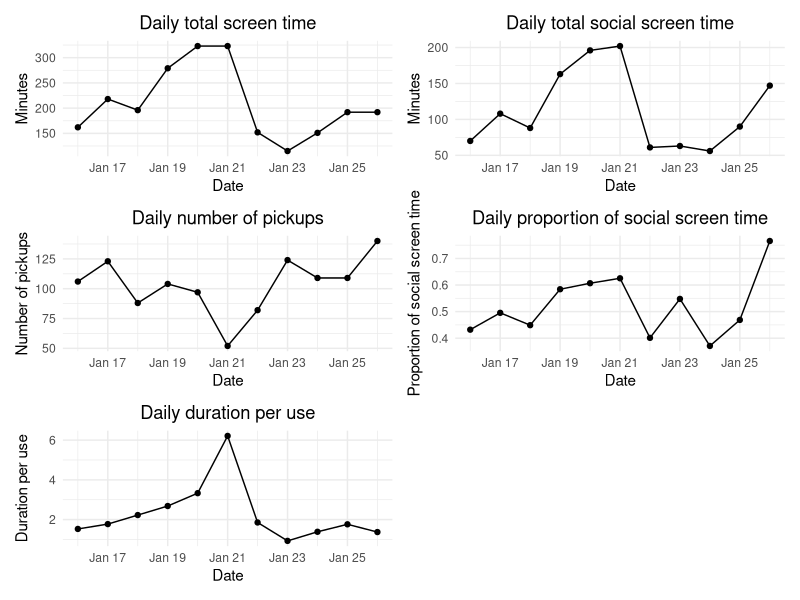
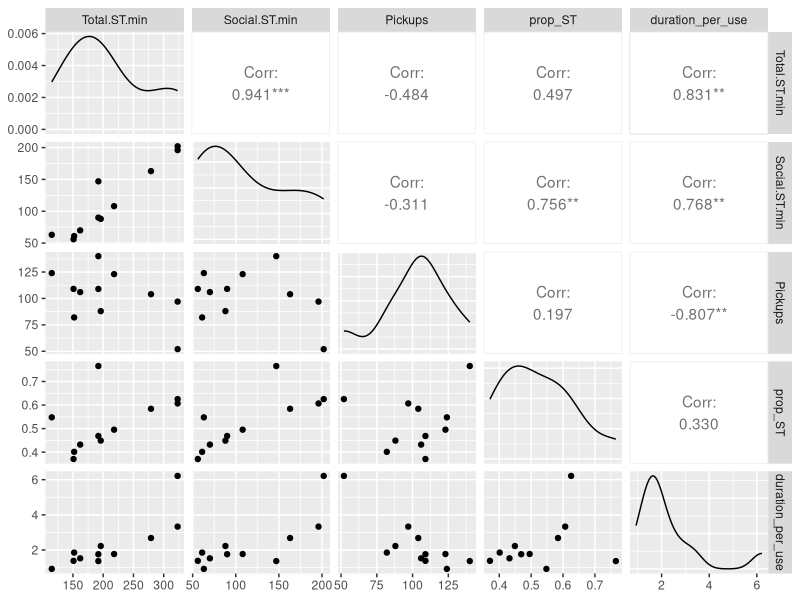
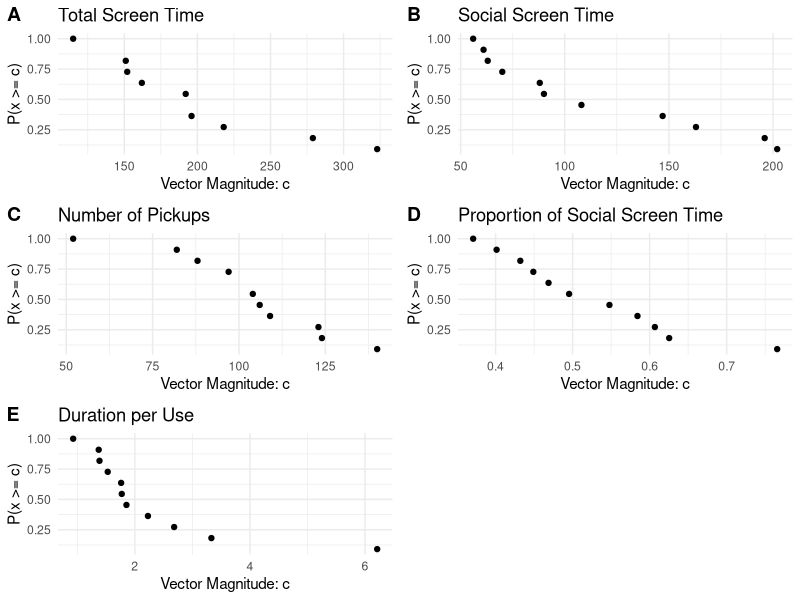
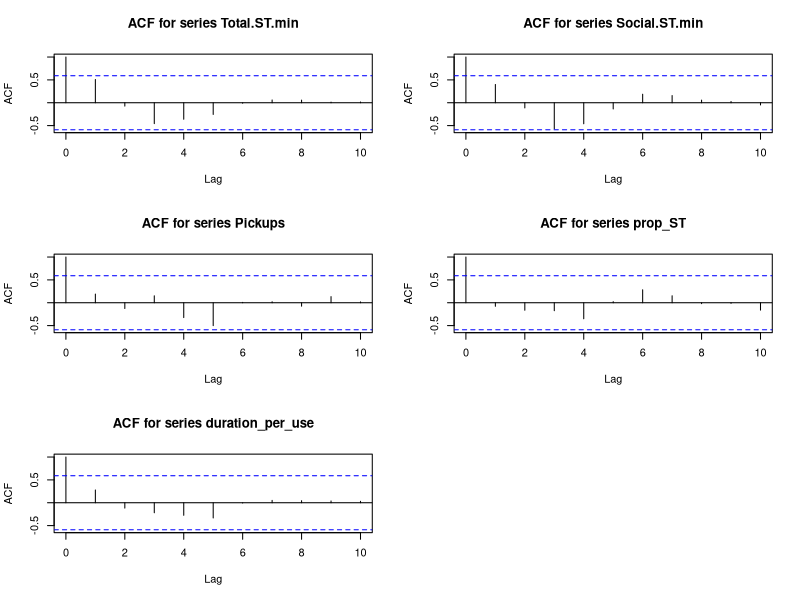
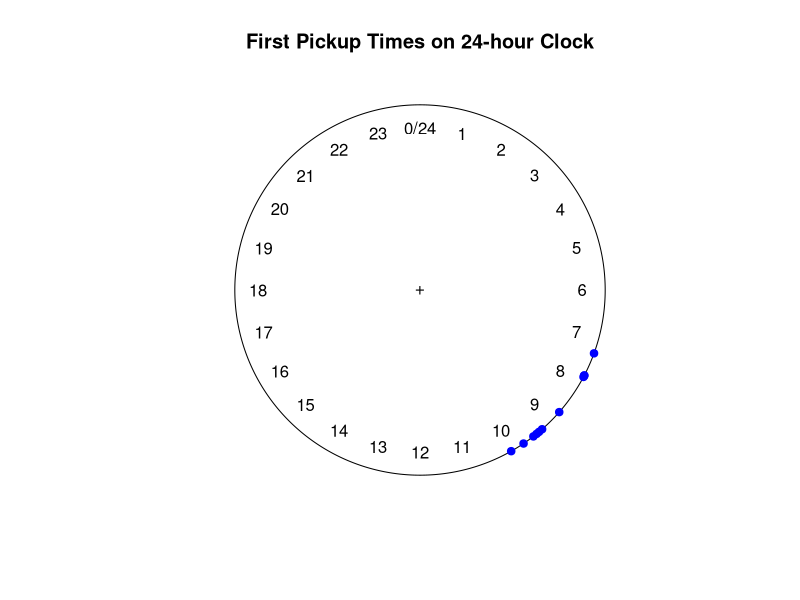
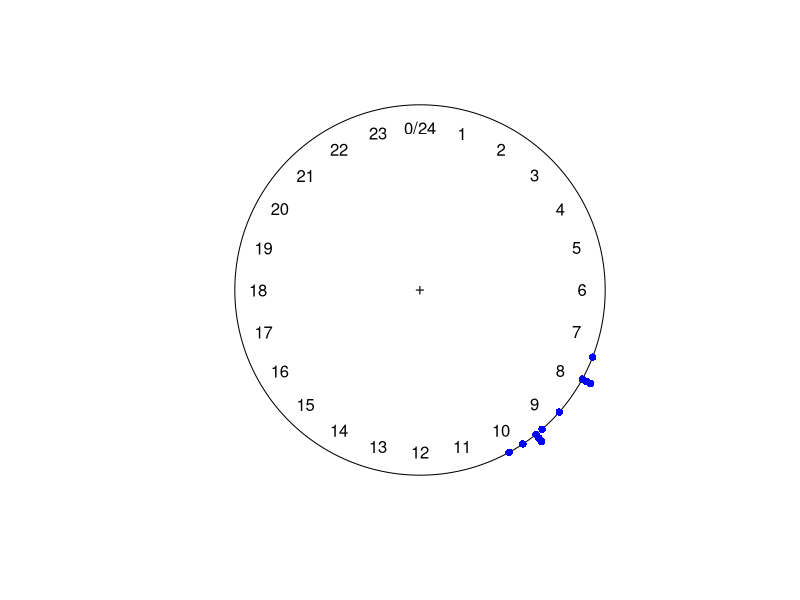

Recreate these plots in R, in order.
## ---- chunk 1
knitr::opts_chunk$set(echo = TRUE)
## ---- chunk 2
setwd("/home/chenggg/BIOSTAT620")
Sys.setlocale("LC_TIME", "en_US.UTF-8")
rm(list = ls())
gc()
## ---- chunk 3
library(readxl)
library(dplyr)
library(ggplot2)
library(lubridate)
library(reshape2)
df <- read_excel("ScreenTime.xlsx")
df <- df[c(1:11), ]
df$Pickup.1st_EST <- format(as.POSIXct(df$Pickup.1st_PST, format = "%H:%M", tz = "America/Los_Angeles"), "%H:%M", tz = "America/New_York")
## ---- chunk 4
convert_to_minutes <- function(time) {
  if (!grepl("h", time)) {
    return(as.numeric(sub("m", "", time)))
  }
  parts <- strsplit(time, "h|m")[[1]]
  as.numeric(parts[1]) * 60 + as.numeric(parts[2])
}
df$Total.ST.min <- sapply(df$Total.ST, convert_to_minutes)
df$Social.ST.min <- sapply(df$Social.ST, convert_to_minutes)
df$prop_ST <- df$Social.ST.min / df$Total.ST.min
df$duration_per_use <- df$Total.ST.min / df$Pickups
head(df[,9:10])
## ---- chunk 5
# Daily total screen time
p1 <- ggplot(data = df, aes(x = Date, y = Total.ST.min)) +
  geom_line() + 
  geom_point() +  
  labs(title = "Daily total screen time",
       x = "Date",
       y = "Minutes") +
  theme_minimal() + 
  theme(plot.title = element_text(hjust = 0.5)) 
# Daily total social screen time
p2 <- ggplot(data = df, aes(x = Date, y = Social.ST.min)) +
  geom_line() + 
  geom_point() +  
  labs(title = "Daily total social screen time",
       x = "Date",
       y = "Minutes") +
  theme_minimal() + 
  theme(plot.title = element_text(hjust = 0.5)) 
# Daily number of pickups
p3 <- ggplot(data = df, aes(x = Date, y = Pickups)) +
  geom_line() + 
  geom_point() +  
  labs(title = "Daily number of pickups",
       x = "Date",
       y = "Number of pickups") +
  theme_minimal() + 
  theme(plot.title = element_text(hjust = 0.5)) 
# Daily proportion of social screen time
p4 <- ggplot(data = df, aes(x = Date, y = prop_ST)) +
  geom_line() + 
  geom_point() +  
  labs(title = "Daily proportion of social screen time",
       x = "Date",
       y = "Proportion of social screen time") +
  theme_minimal() + 
  theme(plot.title = element_text(hjust = 0.5)) 
# Daily duration per use
p5 <- ggplot(data = df, aes(x = Date, y = duration_per_use)) +
  geom_line() + 
  geom_point() +  
  labs(title = "Daily duration per use",
       x = "Date",
       y = "Duration per use") +
  theme_minimal() + 
  theme(plot.title = element_text(hjust = 0.5)) 
library(patchwork)
(combined_plot1 <- p1 + p2 + p3 + p4 + p5 +
  plot_layout(nrow = 3, ncol = 2))
## ---- chunk 6
library(GGally)
df2 <- df[,c(1,3,5,6,9,10)]
ggpairs(df2[,-1]) 
## ---- chunk 7
library(cowplot)
# Function to calculate cumulative probabilities
calculate_cum_prob <- function(df, variable_name) {
  variable_freq <- table(df[[variable_name]]) # Calculate frequencies
  # Sort unique values
  sorted_variable <- sort(unique(df[[variable_name]]), decreasing = F)
  # Calculate cumulative frequencies and probabilities
  cum_freq <- cumsum(variable_freq[as.character(sorted_variable)])
  cum_prob <- cum_freq / sum(variable_freq)
  data.frame( # Return the data frame for plotting
    VectorMagnitude = sorted_variable,
    CumulativeProbability = rev(cum_prob)
  )
}
df_total_st <- calculate_cum_prob(df2, "Total.ST.min")
df_social_st <- calculate_cum_prob(df2, "Social.ST.min")
df_pickups <- calculate_cum_prob(df2, "Pickups")
df_prop_st <- calculate_cum_prob(df2, "prop_ST")
df_duration_per_use <- calculate_cum_prob(df2, "duration_per_use")
# Create each plot
p1 <- ggplot(df_total_st, aes(x = VectorMagnitude, y = CumulativeProbability)) +
  geom_point() + 
  labs(title = "Total Screen Time", x = "Vector Magnitude: c", y = "P(x >= c)") +
  theme_minimal() 
p2 <- ggplot(df_social_st, aes(x = VectorMagnitude, y = CumulativeProbability)) +
  geom_point() + 
  labs(title = "Social Screen Time", x = "Vector Magnitude: c", y = "P(x >= c)") +
  theme_minimal() 
p3 <- ggplot(df_pickups, aes(x = VectorMagnitude, y = CumulativeProbability)) +
  geom_point() + 
  labs(title = "Number of Pickups", x = "Vector Magnitude: c", y = "P(x >= c)") +
  theme_minimal() 
p4 <- ggplot(df_prop_st, aes(x = VectorMagnitude, y = CumulativeProbability)) +
  geom_point() + 
  labs(title = "Proportion of Social Screen Time", x = "Vector Magnitude: c", y = "P(x >= c)") +
  theme_minimal() 
p5 <- ggplot(df_duration_per_use, aes(x = VectorMagnitude, y = CumulativeProbability)) +
  geom_point() + 
  labs(title = "Duration per Use", x = "Vector Magnitude: c", y = "P(x >= c)") +
  theme_minimal() 
# Combine the plots
(combined_plot <- plot_grid(
  p1, p2, p3, p4, p5,
  labels = c("A", "B", "C", "D", "E"),
  ncol = 2,
  align = 'v'
))
## ---- chunk 8
par(mfrow=c(3,2))
for(i in 2:6) {
  acf_result <- acf(df2[[i]], main = paste("ACF for series", names(df2)[i]), plot = T)
  print(paste("Autocorrelations for series:", names(df2)[i]))
  print(acf_result$acf)
  acf_result
}
par(mfrow=c(1,1))
## ---- chunk 9
library(circular)
time_to_degrees <- function(time) { 
  hours <- as.numeric(substr(time, 1, 2)) # Convert time to hours and minutes
  minutes <- as.numeric(substr(time, 4, 5))
  total_hours <- hours + minutes / 60 # Calculate the total hours since midnight
  angle <- total_hours / 24 * 360 # Calculate the angle
  return(angle)
}
angles <- sapply(df$Pickup.1st_EST, time_to_degrees)
pickup_angles <- circular(angles, units="degrees", template="clock24")
## ---- chunk 10
# Plot the circular data
plot(pickup_angles, pch=19, col='blue', main="First Pickup Times on 24-hour Clock")
## ---- chunk 11
plot(pickup_angles, stack=TRUE, bins=144, col=" blue " ) # 360/2.5=144
## ---- chunk 12
glm_model <- glm(Pickups ~ offset(log(Total.ST.min / 60)), family = poisson, data = df2)
summary(glm_model)
## ---- chunk 13
mark_weekdays <- function(date) {
  if (weekdays(date) %in% c("Saturday", "Sunday")) {
    return(0)
  } else {
    return(1)
  }
}
df2$IsWeekday <- sapply(df2$Date, mark_weekdays)
df2$IsAfterJan10 <- 1
glm_model2<-glm(Pickups~IsWeekday+IsAfterJan10+offset(log(Total.ST.min/60)), family=poisson, data=df2)
summary(glm_model2)
## ---- chunk 14
estimates <- mle.vonmises(pickup_angles)
(mu <- estimates$mu)
(kappa <- estimates$kappa)
## ---- chunk 15
angle_830AM <- (time_to_degrees("08:30") * 2 * pi)/360- pi
angle_830AM_circular <- circular(angle_830AM, type = 'angles', units = 'radians')
cdf <- pvonmises(angle_830AM_circular, mu, kappa)
# The probability that the first pickup is at 8:30 AM or later
(probability <- 1 - cdf)
